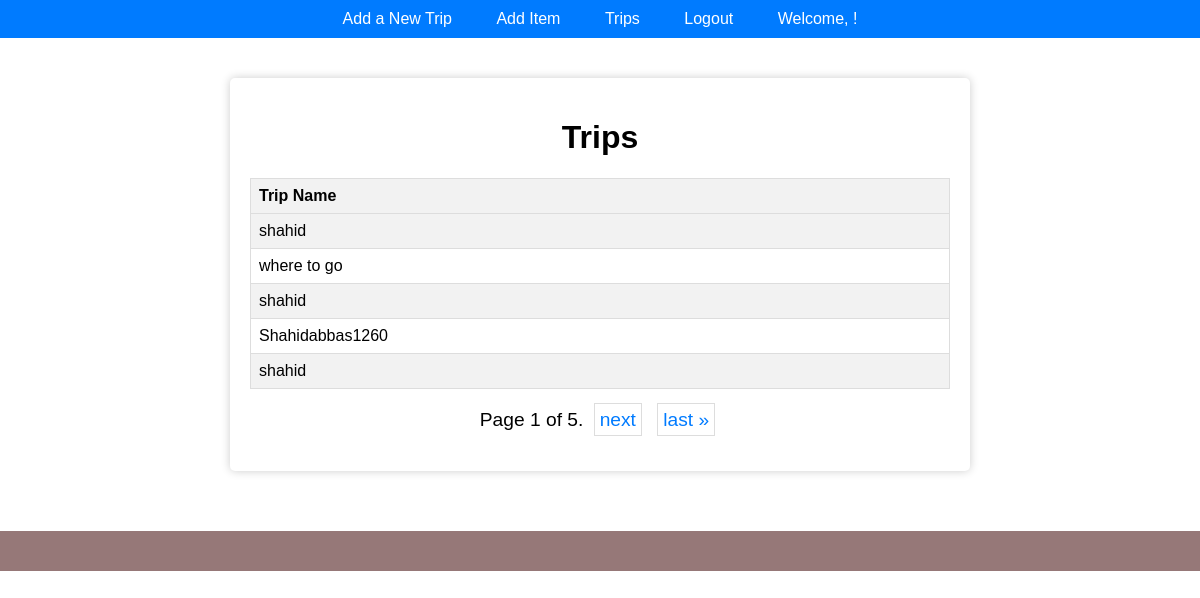
The page / on the database its author committed.
### packinglist/models.py (models this page shows, shortened)
class Trip(models.Model):
    name = models.CharField(max_length=100)
    participants = models.ManyToManyField(User, related_name='trips')

### packinglist/views.py (the view)
# urls.py: path('', packinglist_views.trip_list, name='root'),  # Root URL
def trip_list(request):
    trip_list = Trip.objects.all()
    paginator = Paginator(trip_list, 5)  # Show 5 trips per page
    page_number = request.GET.get('page')
    page_obj = paginator.get_page(page_number)
    return render(request, 'packinglist/trips.html', {'page_obj': page_obj})

### packinglist/templates/packinglist/trips.html (shortened to what this page needs)
{% extends "base.html" %}
{% block content %}
<!DOCTYPE html>
<html>
<head>
</head>
<body>
    <div class="container">
        <h1>Trips</h1>
        {% if page_obj %}
            <table>
                <tr>
                    <th>Trip Name</th>
                </tr>
                {% for trip in page_obj %}
                    <tr>
                        <td><a href="{% url 'packinglist' trip.id %}">{{ trip.name }}</a></td>
                    </tr>
                {% endfor %}
            </table>
            <div class="pagination">
                <span class="step-links">
                    <span class="current">
                        Page {{ page_obj.number }} of {{ page_obj.paginator.num_pages }}.
                    </span>
                    {% if page_obj.has_next %}
                        <a href="?page={{ page_obj.next_page_number }}">next</a>
                        <a href="?page={{ page_obj.paginator.num_pages }}">last &raquo;</a>
                    {% endif %}
                </span>
            </div>
        {% else %}
            <p>No trips available.</p>
        {% endif %}
    </div>
</body>
</html>
{% endblock content %}

### packinglist/templates/base.html (style rules this page uses)
body { font-family: Arial, sans-serif; margin: 0; padding: 0; }

### packinglist/templates/packinglist/trips.html (style rules this page uses)
body { font-family: Arial, sans-serif; text-align: center; }
.container { background-color: #fff; max-width: 700px; margin: 20px auto; padding: 20px; border-radius: 5px; box-shadow: 0 0 10px rgba(0, 0, 0, 0.2); }
table { width: 100%; border-collapse: collapse; margin-top: 20px; }
th, td { border: 1px solid #ddd; padding: 8px; text-align: left; }
th { background-color: #f2f2f2; }
tr:nth-child(even) { background-color: #f2f2f2; }
a { text-decoration: none; color: inherit; }
.pagination { margin: 20px 0; }
.step-links { font-size: 1.2em; }
.step-links a { padding: 5px; margin: 5px; border: 1px solid #ddd; color: #007bff; text-decoration: none; }

### rows shown on the page
Trip: name "shahid"
Trip: name "where to go"
Trip: name "shahid"
Trip: name "Shahidabbas1260"
Trip: name "shahid"

### other values the page prints
{{ page_obj.number }} "1"
{{ page_obj.paginator.num_pages }} "5"
